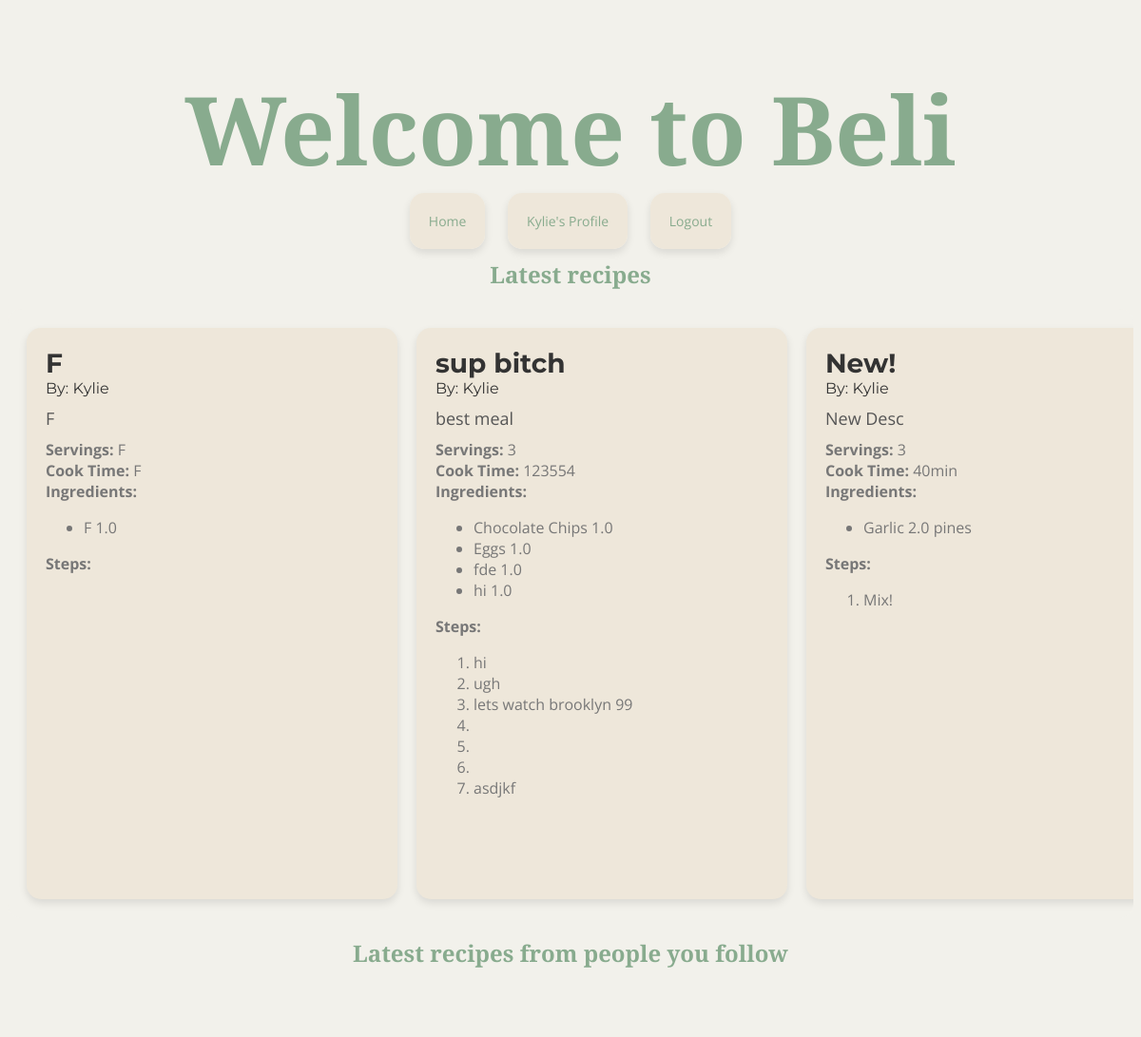
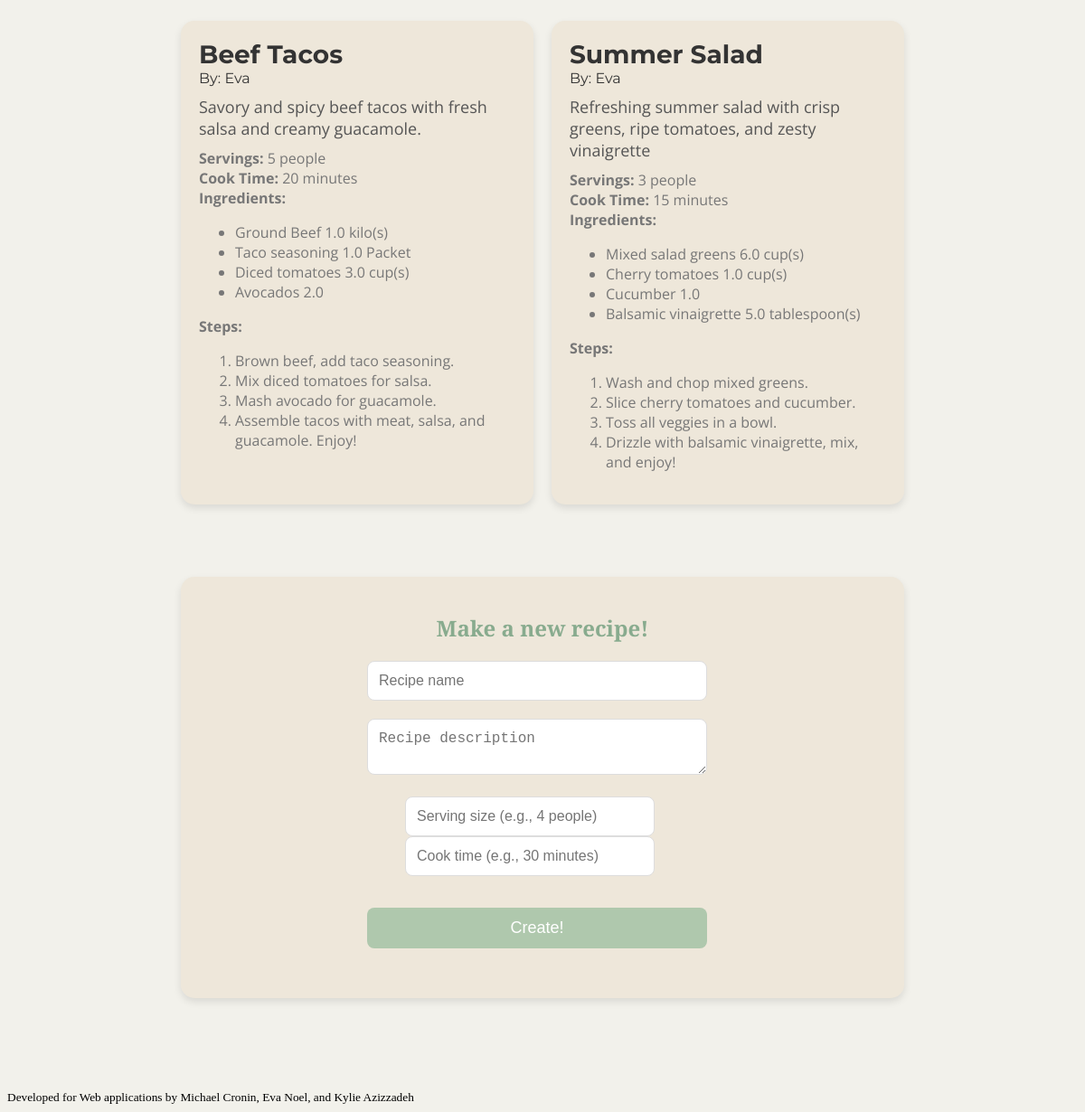
The app's page / (signed in) with its own data (2 pictures, top to bottom).
### beli/model.py (models this page shows)
class User(flask_login.UserMixin, db.Model):
    id = db.Column(db.Integer, primary_key=True)
    email = db.Column(db.String(128), unique=True, nullable=False)
    name = db.Column(db.String(64), nullable=False)
    password = db.Column(db.String(100), nullable=False)
    recipes = db.relationship('Recipe', back_populates='user')
    photos = db.relationship('Photo', back_populates='user')
    ratings = db.relationship('Rating', back_populates='user')
    bookmarks = db.relationship('Bookmark', back_populates='user')
    photos = db.relationship('Photo', back_populates='user')
    following = db.relationship(
        "User",
        secondary=FollowingAssociation.__table__,
        primaryjoin=FollowingAssociation.follower_id == id,
        secondaryjoin=FollowingAssociation.followed_id == id,
        back_populates="followers",
    )
    followers = db.relationship(
        "User",
        secondary=FollowingAssociation.__table__,
        primaryjoin=FollowingAssociation.followed_id == id,
        secondaryjoin=FollowingAssociation.follower_id == id,
        back_populates="following",
    )

class Recipe(db.Model):
    id = db.Column(db.Integer, primary_key=True)
    title = db.Column(db.String(512), nullable=False)
    description = db.Column(db.Text, nullable=False)
    servings = db.Column(db.Integer, nullable=False)
    cook_time = db.Column(db.Integer, nullable=False)
    user_id = db.Column(db.Integer, db.ForeignKey('user.id'), nullable=False)
    complete = db.Column(db.Boolean, nullable=False)
    user = db.relationship('User', back_populates='recipes')
    quantified_ingredients = db.relationship('QuantifiedIngredient', back_populates='recipe')
    steps = db.relationship('Step', back_populates='recipe')
    ratings = db.relationship('Rating', back_populates='recipe')
    bookmarks = db.relationship('Bookmark', back_populates='recipe')
    photos = db.relationship('Photo', back_populates='recipe')

class QuantifiedIngredient(db.Model):
    id = db.Column(db.Integer, primary_key=True)
    amount = db.Column(db.Float, nullable=False)
    unit = db.Column(db.String(64), nullable=False)
    ingredient_id = db.Column(db.Integer, db.ForeignKey('ingredient.id'), nullable=False)
    ingredient = db.relationship('Ingredient', back_populates='quantified_ingredients')
    recipe_id = db.Column(db.Integer, db.ForeignKey('recipe.id'), nullable=False)
    recipe = db.relationship('Recipe', back_populates='quantified_ingredients')

class Ingredient(db.Model):
    id = db.Column(db.Integer, primary_key=True)
    name = db.Column(db.String(512), nullable=False)
    quantified_ingredients = db.relationship('QuantifiedIngredient', back_populates='ingredient')

class Step(db.Model):
    id = db.Column(db.Integer, primary_key=True)
    description = db.Column(db.Text, nullable=False)
    order = db.Column(db.Integer, nullable=False)
    recipe_id = db.Column(db.Integer, db.ForeignKey('recipe.id'), nullable=False)
    recipe = db.relationship('Recipe', back_populates='steps')

### beli/main.py (the view)
@bp.route("/")
def index():
    query = (
    db.select(model.Recipe)
    .order_by(model.Recipe.id.desc())
    .limit(10))
    recipes = db.session.execute(query).scalars().all()
    return render_template("main/index.html", recipes=recipes)

### beli/__init__.py (called while the page is built)
def create_app(test_config=None):
    app = Flask(__name__)
    app.config["SECRET_KEY"] = "93220d9b340cf9a6c39bac99cce7daf220167498f91fa"
    from . import main
    from . import auth
    app.config[ "SQLALCHEMY_DATABASE_URI" ] = "mysql+mysqldb://24_webapp_004:EzvZpvA2@mysql.lab.it.uc3m.es/24_webapp_012a"
    db.init_app(app)
    login_manager = LoginManager()
    login_manager.login_view = 'auth.login'
    login_manager.init_app(app)
    from . import model
    @login_manager.user_loader
    def load_user(user_id):
        return db.session.get(model.User, int(user_id))
    app.register_blueprint(main.bp)
    app.register_blueprint(auth.bp)
    return app

### beli/templates/main/index.html
{% extends 'base.html' %}
{% block content %}
    <section>
        <h2 class="sub-title">Latest recipes</h2>
        {% include 'recipes_template.html' %}
    </section>
    {% if current_user.is_authenticated %}
        <h2 class="sub-title">Latest recipes from people you follow</h2>
        <div class="recipe-container">
            <section class = "recipe-grid">
                {% for user in current_user.following %}
                    {% for recipe in user.recipes %}
                        {% include 'recipe_template.html' %}
                    {% endfor %}
                {% endfor %}
            </section>
        </div>
    {% endif %}
        <section class="recipe-form-container">
            <h2 class="sub-title">Make a new recipe!</h2>
            <form action="{{ url_for('main.new_recipe') }}" method="post" class="recipe-form">
                <div class="form-group">
                    <input type="text" id="title" name="title" placeholder="Recipe name" required>
                </div>
                <div class="form-group">
                    <textarea id="description" name="description" placeholder="Recipe description" required></textarea>
                </div>
                <div class="form-group">
                    <div class="narrow-width">
                        <input type="text" id="servings" name="servings" placeholder="Serving size (e.g., 4 people)" required>
                    </div>
                    <div class="narrow-width">
                        <input type="text" id="cook_time" name="cook_time" placeholder="Cook time (e.g., 30 minutes)" required>
                    </div>
                </div>
                <div class="form-group">
                    <input class="recipe-button" type="submit" value="Create!"/>
                </div>
            </form>
        </section>
{% endblock %}

### beli/templates/base.html (shortened to what this page needs)
<!DOCTYPE html>
<html>
    <head>
        <link rel="stylesheet"
              href="{{ url_for('static', filename='beli.css') }}">
    </head>
    <body>
        <header>
            <h1 class="site-title">Welcome to Beli</h1>
            <div class="site-button">
                <a href="{{ url_for('main.index') }}">Home</a>
                {% if current_user.is_authenticated: %}
                    <a href="{{ url_for('main.userProfile', user_id=current_user.id) }}">{{ current_user.name }}'s Profile</a>
                    <a href="{{ url_for('auth.log_out') }}">Logout</a>
                {% endif %}
            </div>
        </header>
        <section class="content">
            {% block content %}{% endblock %}
        </section>
        <footer class="footer"><small>Developed for Web applications by Michael Cronin, Eva Noel, and Kylie Azizzadeh</small></footer>
    </body>
</html>

### beli/templates/recipe_template.html
<div class="recipe-card">
    <span class="recipe-title">
        <a href ="{{ url_for('main.recipe', recipe_id=recipe.id) }}"> {{ recipe.title}} </a>
    </span>
    <div class="recipe-author">By:
        <a href ="{{ url_for('main.userProfile', user_id=recipe.user.id) }}"> {{ recipe.user.name }}</a>
    </div>
    <div class="recipe-description">{{ recipe.description }}</div>
    <div class="recipe-details">
        <div class="servings"><b>Servings:</b> {{ recipe.servings }}</div>
        <div class="cooktime"><b>Cook Time:</b> {{ recipe.cook_time }}</div>
        <div class="ingredients"> <b>Ingredients:</b>
            <ul>
                {% for qi in recipe.quantified_ingredients %}
                    <li>{{ qi.ingredient.name }} {{ qi.amount }} {{ qi.unit }}</li>
                {% endfor %}
            </ul>
        </div>
        <div class="steps"><b>Steps:</b>
            <ol>
                {% for step in recipe.steps %}
                    <li>{{ step.description }}</li>
                {% endfor %}
            </ol>
        </div>
    </div>
</div>

### beli/static/beli.css (style rules this page uses)
body { background-color: #F2F1EB; text-align: left; }
.site-title { font-family: 'Playfair Display'; font-size: 100px; font-weight: bolder; text-align: center; margin-bottom: 20px; color: #88AB8E; }
.sub-title { font-family: 'Playfair Display'; font-size: 90x; font-weight: bolder; text-align: center; margin-bottom: 20px; color: #88AB8E; }
.site-button { font-family: 'Open Sans', sans-serif; font-size: 14px; text-align: center; margin-bottom: 30px; }
.site-button a { color: #88AB8E; text-decoration: none; margin: 0 10px; background-color: #EEE7DA; padding: 20px; border-radius: 15px; box-shadow: 0 4px 8px rgba(0, 0, 0, 0.1); transition: background-color 0.3s ease, transform 0.3s ease, box-shadow 0.3s ease; }
.recipe-grid { display: flex; overflow-x: auto; background-color: #F2F1EB; padding: 20px; border-radius: 15px; }
.recipe-card { flex: 0 0 auto; background-color: #EEE7DA; padding: 20px; border-radius: 15px; box-shadow: 0 4px 8px rgba(0, 0, 0, 0.1); transition: background-color 0.3s ease, transform 0.3s ease, box-shadow 0.3s ease; width: 350px; margin-right: 20px; }
.recipe-card:last-child { margin-right: 0; }
.recipe-title { font-family: 'Montserrat', sans-serif; font-size: 28px; font-weight: bold; margin-bottom: 10px; color: #333333; text-decoration: none; }
.recipe-title a { font-family: 'Montserrat', sans-serif; font-size: 28px; font-weight: bold; margin-bottom: 10px; color: #333333; text-decoration: none; }
.recipe-author { font-family: 'Montserrat', sans-serif; font-size: 16px; font-weight: light; margin-bottom: 10px; color: #333333; text-decoration: none; }
.recipe-author a { font-family: 'Montserrat', sans-serif; font-size: 16px; font-weight: light; margin-bottom: 10px; color: #333333; text-decoration: none; }
.recipe-description { font-family: 'Open Sans', sans-serif; font-size: 18px; margin-bottom: 10px; color: #555555; }
.recipe-details { font-family: 'Open Sans', sans-serif; font-size: 16px; color: #777777; }
.recipe-button { background-color: #AFC8AD; color: #ffffff; padding: 12px 24px; border: none; border-radius: 8px; font-size: 18px; cursor: pointer; transition: background-color 0.3s ease; margin-top: 15px; margin-bottom: 15px; }
.recipe-form-container { max-width: 400px; margin: 0 auto; padding: 20px 200px; background-color: #EEE7DA; border-radius: 15px; box-shadow: 0 4px 8px rgba(0, 0, 0, 0.1); text-align: center; margin-top: 60px; margin-bottom: 100px; }
.recipe-form { width: 100%; }
.form-group { margin-bottom: 20px; }
.form-group input, .form-group textarea { width: calc(100% - 24px); padding: 12px; margin-right: 12px; border: 1px solid #ddd; border-radius: 8px; font-size: 16px; box-sizing: border-box; }
.narrow-width { width: 75%; display: inline-block; margin-right: 4%; }
.recipe-form input[type="submit"] { background-color: #AFC8AD; color: #ffffff; padding: 12px 24px; border: none; border-radius: 8px; font-size: 18px; cursor: pointer; transition: background-color 0.3s ease; }
.recipe-container { display: flex; justify-content: space-around; align-items: flex-start; margin-top: 75px; }
.footer { margin-top: 40px; }

### records on screen
User: name "Kylie"
Recipe: title "F", user.name "Kylie", description "F", servings "F", cook_time "F"
QuantifiedIngredient: ingredient.name "F", amount "1.0"
Recipe: title "sup bitch", user.name "Kylie", description "best meal", servings "3", cook_time "123554"
QuantifiedIngredient: ingredient.name "Chocolate Chips", amount "1.0"
QuantifiedIngredient: ingredient.name "Eggs", amount "1.0"
QuantifiedIngredient: ingredient.name "fde", amount "1.0"
QuantifiedIngredient: ingredient.name "hi", amount "1.0"
Step: description "hi"
Step: description "ugh"
Step: description "lets watch brooklyn 99"
Step: description "asdjkf"
Recipe: title "New!", user.name "Kylie", description "New Desc", servings "3", cook_time "40min"
QuantifiedIngredient: ingredient.name "Garlic", amount "2.0", unit "pines"
Step: description "Mix!"
Recipe: title "Beef Tacos", user.name "Eva", description "Savory and spicy beef tacos with fresh salsa and creamy guacamole.", servings "5 people", cook_time "20 minutes"
QuantifiedIngredient: ingredient.name "Ground Beef", amount "1.0", unit "kilo(s)"
QuantifiedIngredient: ingredient.name "Taco seasoning", amount "1.0", unit "Packet"
QuantifiedIngredient: ingredient.name "Diced tomatoes", amount "3.0", unit "cup(s)"
QuantifiedIngredient: ingredient.name "Avocados", amount "2.0"
Step: description "Brown beef, add taco seasoning."
Step: description "Mix diced tomatoes for salsa."
Step: description "Mash avocado for guacamole."
Step: description "Assemble tacos with meat, salsa, and guacamole. Enjoy!"
Recipe: title "Summer Salad", user.name "Eva", description "Refreshing summer salad with crisp greens, ripe tomatoes, and zesty vinaigrette", servings "3 people", cook_time "15 minutes"
QuantifiedIngredient: ingredient.name "Mixed salad greens", amount "6.0", unit "cup(s)"
QuantifiedIngredient: ingredient.name "Cherry tomatoes", amount "1.0", unit "cup(s)"
QuantifiedIngredient: ingredient.name "Cucumber", amount "1.0"
QuantifiedIngredient: ingredient.name "Balsamic vinaigrette", amount "5.0", unit "tablespoon(s)"
Step: description "Wash and chop mixed greens."
Step: description "Slice cherry tomatoes and cucumber."
Step: description "Toss all veggies in a bowl."
Step: description "Drizzle with balsamic vinaigrette, mix, and enjoy!"
